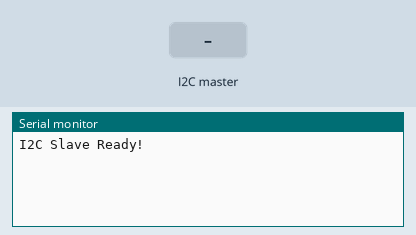
A sketch run on a simulated Arduino Uno, built with avr-gcc and run on an emulated ATmega328P. Shown: the last lines printed to the serial monitor. The test bench sets the inputs (shaded band).

Above: at 1.2 s.
1.3 s: the I2C master sends the byte 1
At 2.1 s:
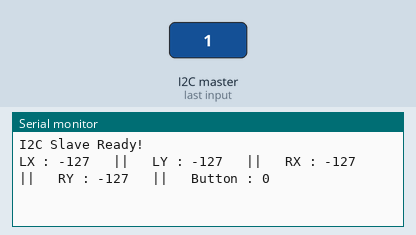
2.8 s: the I2C master sends the byte 0
At 3.3 s:
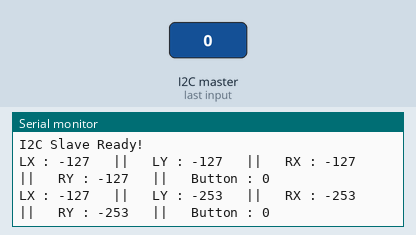

The sketch:

COMM_Uno.ino
```cpp
// Arduino-Slave
#include <Wire.h>
#define slaveAddr 10
#define arraySize 5
int16_t receivedData[arraySize];

void receiveEvent(int howMany) {
  int i = 0;
  while (Wire.available() && i < 5) {
    receivedData[i] = Wire.read();  // one byte at a time
    i++;
  }
  for (int i = 0; i < 4; i++) {
    receivedData[i] = map(receivedData[i], 0, 255, -127, 127);
    if (receivedData[i] >= 0) {
      receivedData[i] += 1;
    }
  }

  Serial.print("LX : ");  Serial.print(receivedData[0]);
  Serial.print("   ||   LY : ");  Serial.print(receivedData[1]);
  Serial.print("   ||   RX : ");  Serial.print(receivedData[2]);
  Serial.print("   ||   RY : ");  Serial.print(receivedData[3]);
  Serial.print("   ||   Button : ");  Serial.println(receivedData[4]);
}

void setup() {
  // put your setup code here, to run once:
  Serial.begin(115200);
  Wire.begin(10);
  Serial.println("I2C Slave Ready!");
  Wire.onReceive(receiveEvent);
}

void loop() {
  // put your main code here, to run repeatedly:
  delay(10);
}
```

Measured:
- after the input at 1.3 s, the serial monitor: prints a new line at once (image 1)
- after the input at 2.8 s, the serial monitor: prints a new line at once (image 2)
